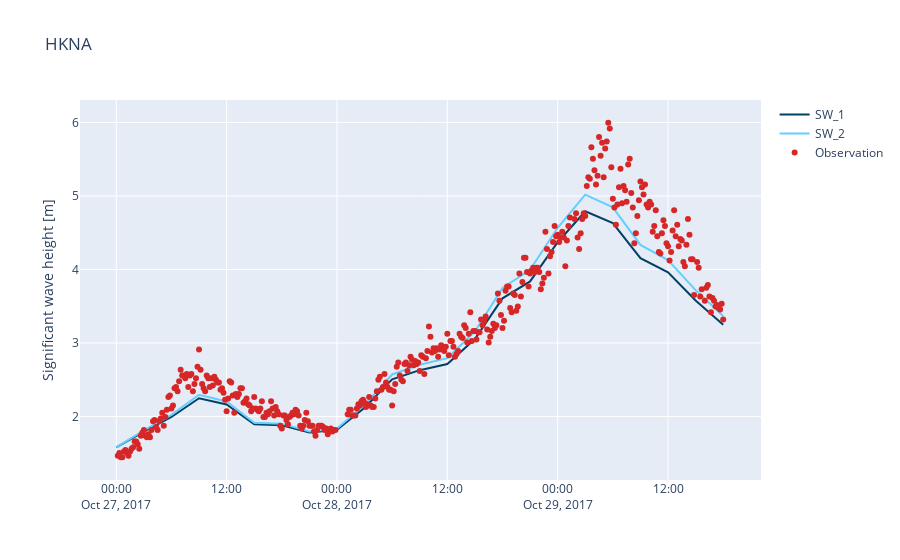

This figure's notebook cell:
### Code cell
ax = mmc.plot_timeseries(backend='plotly', figsize=(12,6))
